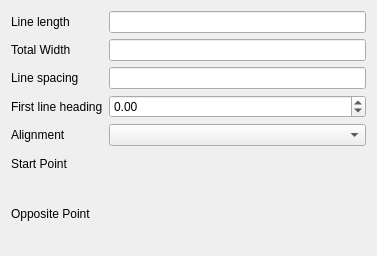
<?xml version="1.0" encoding="UTF-8"?>
<ui version="4.0">
 <class>SurveyPatternDetails</class>
 <widget class="QWidget" name="SurveyPatternDetails">
  <property name="geometry">
   <rect>
    <x>0</x>
    <y>0</y>
    <width>377</width>
    <height>256</height>
   </rect>
  </property>
  <property name="sizePolicy">
   <sizepolicy hsizetype="Fixed" vsizetype="Fixed">
    <horstretch>0</horstretch>
    <verstretch>0</verstretch>
   </sizepolicy>
  </property>
  <property name="minimumSize">
   <size>
    <width>377</width>
    <height>256</height>
   </size>
  </property>
  <property name="windowTitle">
   <string>Form</string>
  </property>
  <layout class="QFormLayout" name="formLayout">
   <item row="0" column="0">
    <widget class="QLabel" name="lineLengthLabel">
     <property name="text">
      <string>Line length</string>
     </property>
    </widget>
   </item>
   <item row="0" column="1">
    <widget class="QLineEdit" name="lineLengthLineEdit"/>
   </item>
   <item row="1" column="0">
    <widget class="QLabel" name="totalWidthLabel">
     <property name="text">
      <string>Total Width</string>
     </property>
    </widget>
   </item>
   <item row="1" column="1">
    <widget class="QLineEdit" name="totalWidthLineEdit"/>
   </item>
   <item row="2" column="0">
    <widget class="QLabel" name="lineSpacingLabel">
     <property name="text">
      <string>Line spacing</string>
     </property>
    </widget>
   </item>
   <item row="2" column="1">
    <widget class="QLineEdit" name="lineSpacingEdit"/>
   </item>
   <item row="3" column="0">
    <widget class="QLabel" name="firstLineHeadingLabel">
     <property name="text">
      <string>First line heading</string>
     </property>
    </widget>
   </item>
   <item row="5" column="0">
    <widget class="QLabel" name="alignmentLabel">
     <property name="text">
      <string>Alignment</string>
     </property>
    </widget>
   </item>
   <item row="5" column="1">
    <widget class="QComboBox" name="alignmentComboBox"/>
   </item>
   <item row="7" column="0">
    <widget class="QLabel" name="startPointLabel">
     <property name="text">
      <string>Start Point</string>
     </property>
    </widget>
   </item>
   <item row="7" column="1">
    <widget class="WaypointDetails" name="startPoint" native="true">
     <property name="sizePolicy">
      <sizepolicy hsizetype="Preferred" vsizetype="Fixed">
       <horstretch>0</horstretch>
       <verstretch>0</verstretch>
      </sizepolicy>
     </property>
     <property name="minimumSize">
      <size>
       <width>0</width>
       <height>68</height>
      </size>
     </property>
    </widget>
   </item>
   <item row="8" column="0">
    <widget class="QLabel" name="oppositePointLabel">
     <property name="text">
      <string>Opposite Point</string>
     </property>
    </widget>
   </item>
   <item row="8" column="1">
    <widget class="WaypointDetails" name="oppositePoint" native="true">
     <property name="sizePolicy">
      <sizepolicy hsizetype="Preferred" vsizetype="Fixed">
       <horstretch>0</horstretch>
       <verstretch>0</verstretch>
      </sizepolicy>
     </property>
     <property name="minimumSize">
      <size>
       <width>0</width>
       <height>68</height>
      </size>
     </property>
    </widget>
   </item>
   <item row="3" column="1">
    <widget class="QDoubleSpinBox" name="headingDoubleSpinBox">
     <property name="wrapping">
      <bool>true</bool>
     </property>
     <property name="maximum">
      <double>360.000000000000000</double>
     </property>
     <property name="singleStep">
      <double>1.000000000000000</double>
     </property>
    </widget>
   </item>
  </layout>
 </widget>
 <customwidgets>
  <customwidget>
   <class>WaypointDetails</class>
   <extends>QWidget</extends>
   <header>waypointdetails.h</header>
   <container>1</container>
  </customwidget>
 </customwidgets>
 <resources/>
 <connections/>
</ui>
